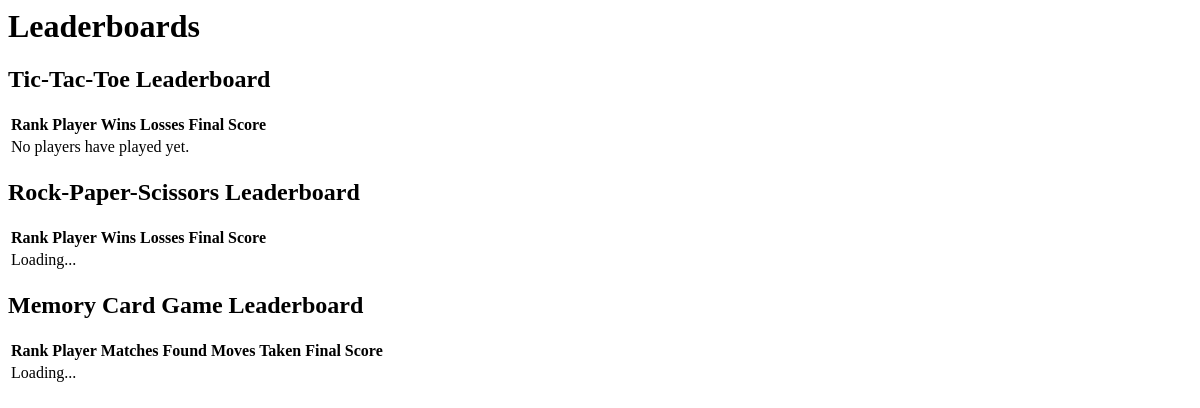
The app's page /leaderboard/, older data.
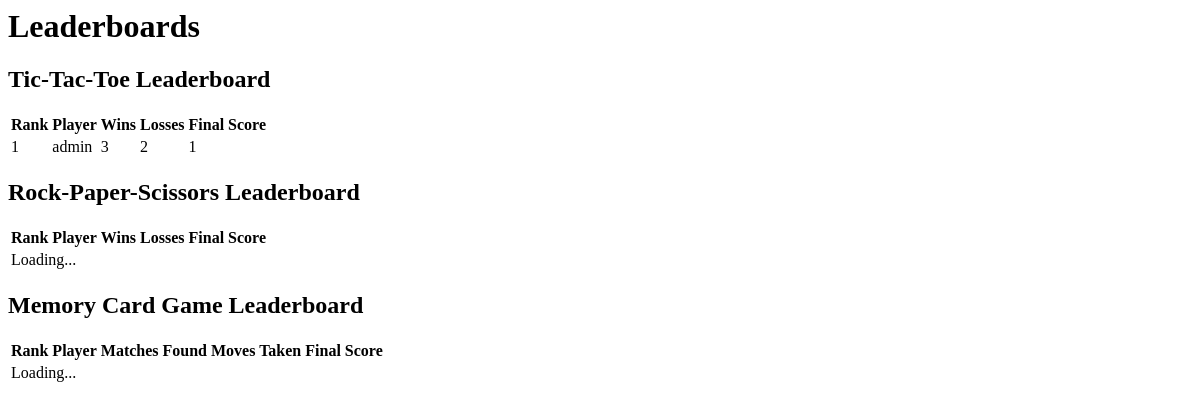
The same page, newer data.
### ujgamex/models.py (models this page shows, shortened)
class TicTacToeLeaderboard(models.Model):
    user = models.ForeignKey(User, on_delete=models.CASCADE)
    wins = models.IntegerField(default=0)
    losses = models.IntegerField(default=0)
    draws = models.IntegerField(default=0)  # Added this field
    @property
    def final_score(self):
        return self.wins - self.losses  # Modify if draws should affect the score

### ujgamex/views.py (the view)
# urls.py: path("leaderboard/", views.leaderboard_view, name="leaderboard"),  # ✅ Leaderboard route
def leaderboard_view(request):
    tic_tac_toe_leaderboard = TicTacToeLeaderboard.objects.order_by('-wins', 'losses')
    rps_leaderboard = RPSLeaderboard.objects.order_by('-wins', 'losses')
    return render(request, "leaderboard.html", {
        "tic_tac_toe_leaderboard": tic_tac_toe_leaderboard,
        "rps_leaderboard": rps_leaderboard
    })

### ujgamex/templates/leaderboard.html (shortened to what this page needs)
<div class="container">
    <h1 class="text-center mt-4">Leaderboards</h1>
    <h2 class="mt-4">Tic-Tac-Toe Leaderboard</h2>
    <table class="table table-bordered mt-3">
        <thead class="thead-dark">
            <tr>
                <th>Rank</th>
                <th>Player</th>
                <th>Wins</th>
                <th>Losses</th>
                <th>Final Score</th>
            </tr>
        </thead>
        <tbody>
            {% for player in tic_tac_toe_leaderboard %}
            <tr>
                <td>{{ forloop.counter }}</td>
                <td>{{ player.user.username }}</td>
                <td>{{ player.wins }}</td>
                <td>{{ player.losses }}</td>
                <td>{{ player.final_score }}</td>
            </tr>
            {% empty %}
            <tr>
                <td colspan="5" class="text-center">No players have played yet.</td>
            </tr>
            {% endfor %}
        </tbody>
    </table>
    <h2 class="mt-4">Rock-Paper-Scissors Leaderboard</h2>
    <table class="table table-bordered mt-3">
        <thead class="thead-dark">
            <tr>
                <th>Rank</th>
                <th>Player</th>
                <th>Wins</th>
                <th>Losses</th>
                <th>Final Score</th>
            </tr>
        </thead>
        <tbody id="rps-leaderboard">
            <tr>
                <td colspan="5" class="text-center">Loading...</td>
            </tr>
        </tbody>
    </table>
    <h2 class="mt-4">Memory Card Game Leaderboard</h2>
    <table class="table table-bordered mt-3">
        <thead class="thead-dark">
            <tr>
                <th>Rank</th>
                <th>Player</th>
                <th>Matches Found</th>
                <th>Moves Taken</th>
                <th>Final Score</th>
            </tr>
        </thead>
        <tbody id="memory-leaderboard">
            <tr>
                <td colspan="5" class="text-center">Loading...</td>
            </tr>
        </tbody>
    </table>
</div>

Row changes from the older to the newer data that the page shows:
added TicTacToeLeaderboard: user.username "admin", wins "3", losses "2", final_score "1"
Text that changed along with them:
text no longer shown: "No players have played yet."
